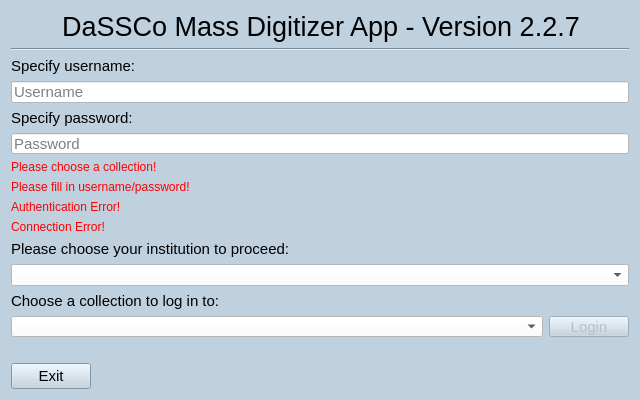
<?xml version="1.0" encoding="UTF-8"?>
<ui version="4.0">
 <class>HomeScreen</class>
 <widget class="QWidget" name="HomeScreen">
  <property name="geometry">
   <rect>
    <x>0</x>
    <y>0</y>
    <width>640</width>
    <height>400</height>
   </rect>
  </property>
  <property name="sizePolicy">
   <sizepolicy hsizetype="Fixed" vsizetype="Fixed">
    <horstretch>0</horstretch>
    <verstretch>0</verstretch>
   </sizepolicy>
  </property>
  <property name="minimumSize">
   <size>
    <width>640</width>
    <height>400</height>
   </size>
  </property>
  <property name="windowTitle">
   <string>DaSSCo Mass Digitizer</string>
  </property>
  <property name="styleSheet">
   <string notr="true">QWidget {
    background-color: #BFD1DF;
    }
    QLineEdit {
        background-color: white;
        color: black;
    }   
    QComboBox{
        background-color: white;
        color: black;
    }
</string>
  </property>
  <layout class="QVBoxLayout" name="verticalLayout">
   <item>
    <widget class="QLabel" name="header">
     <property name="sizePolicy">
      <sizepolicy hsizetype="Fixed" vsizetype="Preferred">
       <horstretch>0</horstretch>
       <verstretch>0</verstretch>
      </sizepolicy>
     </property>
     <property name="minimumSize">
      <size>
       <width>620</width>
       <height>0</height>
      </size>
     </property>
     <property name="font">
      <font>
       <family>Arial</family>
       <pointsize>20</pointsize>
      </font>
     </property>
     <property name="text">
      <string>DaSSCo Mass Digitizer App - Version 2.2.7</string>
     </property>
     <property name="alignment">
      <set>Qt::AlignmentFlag::AlignCenter</set>
     </property>
    </widget>
   </item>
   <item>
    <widget class="QFrame" name="separatorLine">
     <property name="frameShape">
      <enum>QFrame::Shape::HLine</enum>
     </property>
     <property name="frameShadow">
      <enum>QFrame::Shadow::Sunken</enum>
     </property>
    </widget>
   </item>
   <item>
    <layout class="QVBoxLayout" name="verticalLayout_4">
     <item>
      <widget class="QLabel" name="lblUsername">
       <property name="font">
        <font>
         <family>Arial</family>
         <pointsize>11</pointsize>
        </font>
       </property>
       <property name="text">
        <string>Specify username:</string>
       </property>
       <property name="alignment">
        <set>Qt::AlignmentFlag::AlignBottom|Qt::AlignmentFlag::AlignLeading|Qt::AlignmentFlag::AlignLeft</set>
       </property>
      </widget>
     </item>
     <item>
      <widget class="QLineEdit" name="inpUsername">
       <property name="font">
        <font>
         <family>Arial</family>
         <pointsize>11</pointsize>
        </font>
       </property>
       <property name="placeholderText">
        <string>Username</string>
       </property>
      </widget>
     </item>
    </layout>
   </item>
   <item>
    <layout class="QVBoxLayout" name="verticalLayout_7">
     <item>
      <widget class="QLabel" name="lblPassword">
       <property name="font">
        <font>
         <family>Arial</family>
         <pointsize>11</pointsize>
        </font>
       </property>
       <property name="text">
        <string>Specify password:</string>
       </property>
       <property name="alignment">
        <set>Qt::AlignmentFlag::AlignBottom|Qt::AlignmentFlag::AlignLeading|Qt::AlignmentFlag::AlignLeft</set>
       </property>
      </widget>
     </item>
     <item>
      <widget class="QLineEdit" name="inpPassword">
       <property name="font">
        <font>
         <family>Arial</family>
         <pointsize>11</pointsize>
        </font>
       </property>
       <property name="echoMode">
        <enum>QLineEdit::EchoMode::Password</enum>
       </property>
       <property name="placeholderText">
        <string>Password</string>
       </property>
      </widget>
     </item>
    </layout>
   </item>
   <item>
    <widget class="QLabel" name="lblCollError">
     <property name="visible">
      <bool>false</bool>
     </property>
     <property name="styleSheet">
      <string>color: red;</string>
     </property>
     <property name="text">
      <string>Please choose a collection!</string>
     </property>
    </widget>
   </item>
   <item>
    <widget class="QLabel" name="lblIncomplete">
     <property name="visible">
      <bool>false</bool>
     </property>
     <property name="styleSheet">
      <string>color: red;</string>
     </property>
     <property name="text">
      <string>Please fill in username/password!</string>
     </property>
    </widget>
   </item>
   <item>
    <widget class="QLabel" name="lblAuthError">
     <property name="visible">
      <bool>false</bool>
     </property>
     <property name="styleSheet">
      <string>color: red;</string>
     </property>
     <property name="text">
      <string>Authentication Error!</string>
     </property>
    </widget>
   </item>
   <item>
    <widget class="QLabel" name="lblConnectionError">
     <property name="visible">
      <bool>false</bool>
     </property>
     <property name="styleSheet">
      <string>color: red;</string>
     </property>
     <property name="text">
      <string>Connection Error!</string>
     </property>
    </widget>
   </item>
   <item>
    <layout class="QVBoxLayout" name="verticalLayout_2">
     <item>
      <widget class="QLabel" name="lblSelectInstitution">
       <property name="sizePolicy">
        <sizepolicy hsizetype="Fixed" vsizetype="Preferred">
         <horstretch>0</horstretch>
         <verstretch>0</verstretch>
        </sizepolicy>
       </property>
       <property name="minimumSize">
        <size>
         <width>400</width>
         <height>0</height>
        </size>
       </property>
       <property name="font">
        <font>
         <family>Arial</family>
         <pointsize>11</pointsize>
        </font>
       </property>
       <property name="text">
        <string>Please choose your institution to proceed:</string>
       </property>
       <property name="alignment">
        <set>Qt::AlignmentFlag::AlignBottom|Qt::AlignmentFlag::AlignLeading|Qt::AlignmentFlag::AlignLeft</set>
       </property>
      </widget>
     </item>
     <item>
      <widget class="QComboBox" name="lstSelectInstitution">
       <property name="font">
        <font>
         <family>Arial</family>
         <pointsize>11</pointsize>
        </font>
       </property>
       <property name="editable">
        <bool>false</bool>
       </property>
      </widget>
     </item>
    </layout>
   </item>
   <item>
    <layout class="QVBoxLayout" name="verticalLayout_8">
     <item>
      <widget class="QLabel" name="lblSelectCollection">
       <property name="font">
        <font>
         <family>Arial</family>
         <pointsize>11</pointsize>
        </font>
       </property>
       <property name="text">
        <string>Choose a collection to log in to:</string>
       </property>
       <property name="alignment">
        <set>Qt::AlignmentFlag::AlignBottom|Qt::AlignmentFlag::AlignLeading|Qt::AlignmentFlag::AlignLeft</set>
       </property>
      </widget>
     </item>
     <item>
      <layout class="QHBoxLayout" name="horizontalLayout_2">
       <item>
        <widget class="QComboBox" name="lstSelectCollection">
         <property name="font">
          <font>
           <family>Arial</family>
           <pointsize>11</pointsize>
          </font>
         </property>
         <property name="editable">
          <bool>false</bool>
         </property>
        </widget>
       </item>
       <item>
        <widget class="QPushButton" name="btnLogin">
         <property name="enabled">
          <bool>false</bool>
         </property>
         <property name="sizePolicy">
          <sizepolicy hsizetype="Fixed" vsizetype="Fixed">
           <horstretch>0</horstretch>
           <verstretch>0</verstretch>
          </sizepolicy>
         </property>
         <property name="font">
          <font>
           <family>Arial</family>
           <pointsize>11</pointsize>
          </font>
         </property>
         <property name="text">
          <string>Login</string>
         </property>
        </widget>
       </item>
      </layout>
     </item>
    </layout>
   </item>
   <item>
    <spacer name="verticalSpacer">
     <property name="orientation">
      <enum>Qt::Orientation::Vertical</enum>
     </property>
     <property name="sizeType">
      <enum>QSizePolicy::Policy::Fixed</enum>
     </property>
     <property name="sizeHint" stdset="0">
      <size>
       <width>20</width>
       <height>20</height>
      </size>
     </property>
    </spacer>
   </item>
   <item>
    <widget class="QPushButton" name="btnExit">
     <property name="sizePolicy">
      <sizepolicy hsizetype="Fixed" vsizetype="Fixed">
       <horstretch>0</horstretch>
       <verstretch>0</verstretch>
      </sizepolicy>
     </property>
     <property name="font">
      <font>
       <family>Arial</family>
       <pointsize>11</pointsize>
      </font>
     </property>
     <property name="locale">
      <locale language="English" country="Denmark"/>
     </property>
     <property name="text">
      <string>Exit</string>
     </property>
    </widget>
   </item>
  </layout>
 </widget>
 <resources/>
 <connections/>
</ui>
